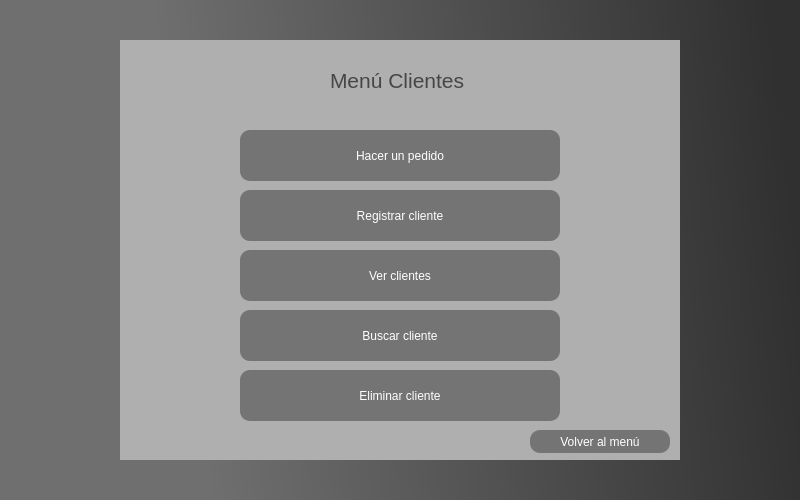
<?xml version="1.0" encoding="UTF-8"?>
<ui version="4.0">
 <class>MainWindow</class>
 <widget class="QMainWindow" name="MainWindow">
  <property name="geometry">
   <rect>
    <x>0</x>
    <y>0</y>
    <width>800</width>
    <height>500</height>
   </rect>
  </property>
  <property name="minimumSize">
   <size>
    <width>800</width>
    <height>500</height>
   </size>
  </property>
  <property name="maximumSize">
   <size>
    <width>800</width>
    <height>500</height>
   </size>
  </property>
  <property name="windowTitle">
   <string>MainWindow</string>
  </property>
  <property name="styleSheet">
   <string notr="true">QWidget#centralwidget{background-color: qlineargradient(spread:pad, x1:0, y1:0.625, x2:1, y2:0.551, stop:0.232955 rgba(111, 111, 111, 255), stop:1 rgba(74, 74, 74, 255));
background-color: qlineargradient(spread:pad, x1:0, y1:0.625, x2:1, y2:0.551, stop:0.232955 rgba(111, 111, 111, 255), stop:1 rgba(48, 48, 48, 255));}</string>
  </property>
  <widget class="QWidget" name="centralwidget">
   <widget class="QGroupBox" name="groupBox_2">
    <property name="geometry">
     <rect>
      <x>120</x>
      <y>40</y>
      <width>560</width>
      <height>420</height>
     </rect>
    </property>
    <property name="cursor">
     <cursorShape>ArrowCursor</cursorShape>
    </property>
    <property name="styleSheet">
     <string notr="true">QWidget#groupBox_2{background-color: qlineargradient(spread:pad, x1:0, y1:0.625, x2:1, y2:0.551, stop:0 rgba(175, 175, 175, 255));
font: 12pt &quot;MS Shell Dlg 2&quot;;
border: none;}

</string>
    </property>
    <property name="title">
     <string/>
    </property>
    <widget class="QPushButton" name="verClientesBoton">
     <property name="geometry">
      <rect>
       <x>120</x>
       <y>210</y>
       <width>320</width>
       <height>51</height>
      </rect>
     </property>
     <property name="cursor">
      <cursorShape>PointingHandCursor</cursorShape>
     </property>
     <property name="styleSheet">
      <string notr="true">QWidget#verClientesBoton{border-radius:10px;
	font: 10pt &quot;MS Shell Dlg 2&quot;;
color: rgb(255, 255, 255);
background-color: qlineargradient(spread:pad, x1:0, y1:0.625, x2:1, y2:0.551, stop:0 rgba(116, 116, 116, 255));
border: 1px;
border-color: qlineargradient(spread:pad, x1:0, y1:0, x2:1, y2:1, stop:1 rgba(220, 220, 220, 255));}
QWidget#verClientesBoton:hover{
	background-color: qlineargradient(spread:pad, x1:0, y1:0, x2:1, y2:1, stop:0 rgba(240, 240, 240, 255));
	color: rgb(68, 68, 68);
	border-color: rgb(68, 68, 68);
	shadow: large;
}</string>
     </property>
     <property name="text">
      <string>Ver clientes</string>
     </property>
    </widget>
    <widget class="QLabel" name="label">
     <property name="geometry">
      <rect>
       <x>210</x>
       <y>20</y>
       <width>141</width>
       <height>41</height>
      </rect>
     </property>
     <property name="font">
      <font>
       <pointsize>16</pointsize>
      </font>
     </property>
     <property name="styleSheet">
      <string notr="true">color: rgb(70, 70, 70);</string>
     </property>
     <property name="text">
      <string>Menú Clientes</string>
     </property>
    </widget>
    <widget class="QPushButton" name="buscarClienteBoton">
     <property name="geometry">
      <rect>
       <x>120</x>
       <y>270</y>
       <width>320</width>
       <height>51</height>
      </rect>
     </property>
     <property name="cursor">
      <cursorShape>PointingHandCursor</cursorShape>
     </property>
     <property name="styleSheet">
      <string notr="true">QWidget#buscarClienteBoton{border-radius:10px;
	font: 10pt &quot;MS Shell Dlg 2&quot;;
color: rgb(255, 255, 255);
background-color: qlineargradient(spread:pad, x1:0, y1:0.625, x2:1, y2:0.551, stop:0 rgba(116, 116, 116, 255));
border: 1px;
border-color: qlineargradient(spread:pad, x1:0, y1:0, x2:1, y2:1, stop:1 rgba(220, 220, 220, 255));}
QWidget#buscarClienteBoton:hover{
	background-color: qlineargradient(spread:pad, x1:0, y1:0, x2:1, y2:1, stop:0 rgba(240, 240, 240, 255));
	color: rgb(68, 68, 68);
	border-color: rgb(68, 68, 68);
	shadow: large;
}</string>
     </property>
     <property name="text">
      <string>Buscar cliente</string>
     </property>
    </widget>
    <widget class="QPushButton" name="eliminarClienteBoton">
     <property name="geometry">
      <rect>
       <x>120</x>
       <y>330</y>
       <width>320</width>
       <height>51</height>
      </rect>
     </property>
     <property name="cursor">
      <cursorShape>PointingHandCursor</cursorShape>
     </property>
     <property name="styleSheet">
      <string notr="true">QWidget#eliminarClienteBoton{border-radius:10px;
	font: 10pt &quot;MS Shell Dlg 2&quot;;
color: rgb(255, 255, 255);
background-color: qlineargradient(spread:pad, x1:0, y1:0.625, x2:1, y2:0.551, stop:0 rgba(116, 116, 116, 255));
border: 1px;
border-color: qlineargradient(spread:pad, x1:0, y1:0, x2:1, y2:1, stop:1 rgba(220, 220, 220, 255));}
QWidget#eliminarClienteBoton:hover{
	background-color: qlineargradient(spread:pad, x1:0, y1:0, x2:1, y2:1, stop:0 rgba(240, 240, 240, 255));
	color: rgb(68, 68, 68);
	border-color: rgb(68, 68, 68);
	shadow: large;
}</string>
     </property>
     <property name="text">
      <string>Eliminar cliente</string>
     </property>
    </widget>
    <widget class="QPushButton" name="hacerPedidoBoton">
     <property name="geometry">
      <rect>
       <x>120</x>
       <y>90</y>
       <width>320</width>
       <height>51</height>
      </rect>
     </property>
     <property name="cursor">
      <cursorShape>PointingHandCursor</cursorShape>
     </property>
     <property name="styleSheet">
      <string notr="true">QWidget#hacerPedidoBoton{border-radius:10px;
	font: 10pt &quot;MS Shell Dlg 2&quot;;
color: rgb(255, 255, 255);
background-color: qlineargradient(spread:pad, x1:0, y1:0.625, x2:1, y2:0.551, stop:0 rgba(116, 116, 116, 255));
border: 1px;
border-color: qlineargradient(spread:pad, x1:0, y1:0, x2:1, y2:1, stop:1 rgba(220, 220, 220, 255));}
QWidget#hacerPedidoBoton:hover{
	background-color: qlineargradient(spread:pad, x1:0, y1:0, x2:1, y2:1, stop:0 rgba(240, 240, 240, 255));
	color: rgb(68, 68, 68);
	border-color: rgb(68, 68, 68);
	shadow: large;
}</string>
     </property>
     <property name="text">
      <string>Hacer un pedido</string>
     </property>
    </widget>
    <widget class="QPushButton" name="registrarClienteBoton">
     <property name="geometry">
      <rect>
       <x>120</x>
       <y>150</y>
       <width>320</width>
       <height>51</height>
      </rect>
     </property>
     <property name="cursor">
      <cursorShape>PointingHandCursor</cursorShape>
     </property>
     <property name="styleSheet">
      <string notr="true">QWidget#registrarClienteBoton{border-radius:10px;
	font: 10pt &quot;MS Shell Dlg 2&quot;;
color: rgb(255, 255, 255);
background-color: qlineargradient(spread:pad, x1:0, y1:0.625, x2:1, y2:0.551, stop:0 rgba(116, 116, 116, 255));
border: 1px;
border-color: qlineargradient(spread:pad, x1:0, y1:0, x2:1, y2:1, stop:1 rgba(220, 220, 220, 255));}
QWidget#registrarClienteBoton:hover{
	background-color: qlineargradient(spread:pad, x1:0, y1:0, x2:1, y2:1, stop:0 rgba(240, 240, 240, 255));
	color: rgb(68, 68, 68);
	border-color: rgb(68, 68, 68);
	shadow: large;
}</string>
     </property>
     <property name="text">
      <string>Registrar cliente</string>
     </property>
    </widget>
    <widget class="QLabel" name="mensajeRetorno">
     <property name="geometry">
      <rect>
       <x>140</x>
       <y>390</y>
       <width>271</width>
       <height>16</height>
      </rect>
     </property>
     <property name="text">
      <string/>
     </property>
    </widget>
    <widget class="QPushButton" name="volverMenuBoton">
     <property name="geometry">
      <rect>
       <x>410</x>
       <y>390</y>
       <width>140</width>
       <height>23</height>
      </rect>
     </property>
     <property name="cursor">
      <cursorShape>PointingHandCursor</cursorShape>
     </property>
     <property name="styleSheet">
      <string notr="true">QWidget#volverMenuBoton{border-radius:10px;
color: rgb(255, 255, 255);
background-color: qlineargradient(spread:pad, x1:0, y1:0.625, x2:1, y2:0.551, stop:0 rgba(116, 116, 116, 255));
border: 1px;
border-color: qlineargradient(spread:pad, x1:0, y1:0, x2:1, y2:1, stop:1 rgba(220, 220, 220, 255));}
QWidget#volverMenuBoton:hover{
	background-color: qlineargradient(spread:pad, x1:0, y1:0, x2:1, y2:1, stop:0 rgba(240, 240, 240, 255));
	color: rgb(68, 68, 68);
	border-color: rgb(68, 68, 68);
	shadow: large;
}</string>
     </property>
     <property name="text">
      <string>Volver al menú</string>
     </property>
    </widget>
   </widget>
  </widget>
 </widget>
 <resources/>
 <connections/>
</ui>
